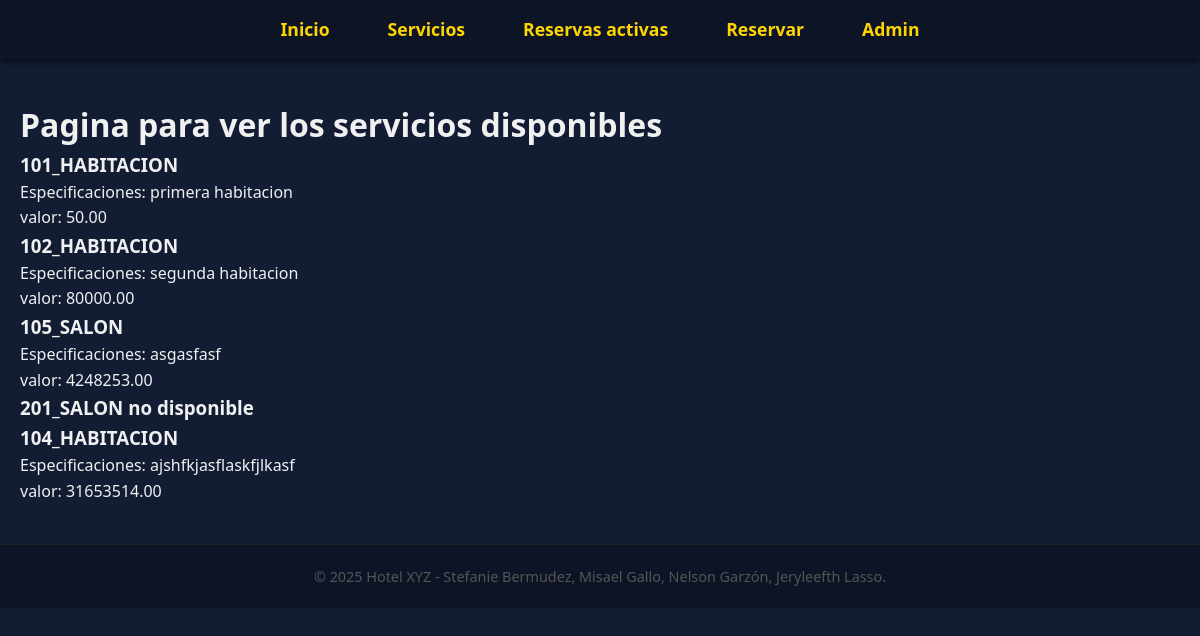
Page /servicios_disponibles/ on the earlier database version.
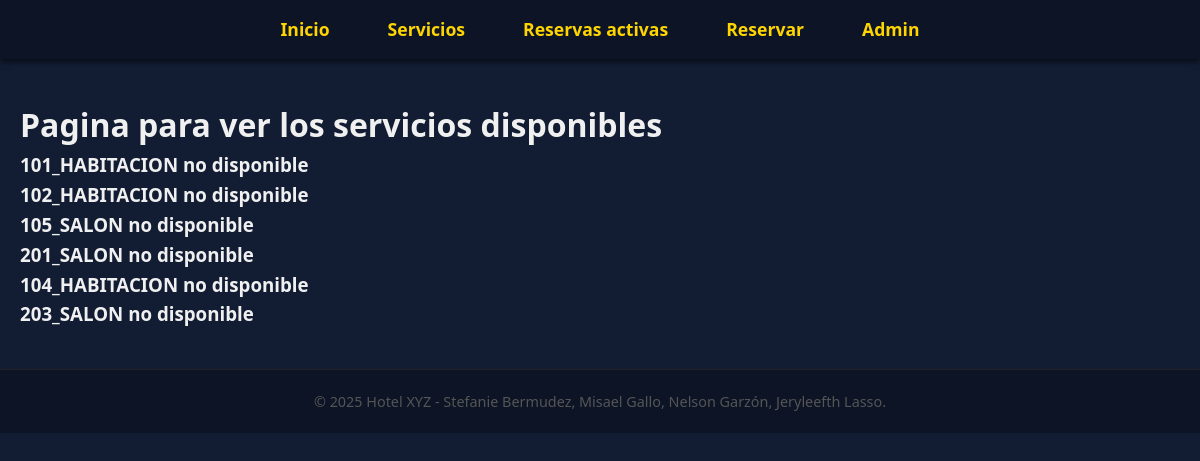
Same page on the later database version.
### myapp/models.py (models this page shows)
class Servicio(models.Model):
    tipo = models.IntegerField(choices=TiposServicios.choices,default=TiposServicios.HABITACION)
    valor = models.DecimalField(max_digits=10, decimal_places=2)
    personas = models.IntegerField(validators=[MinValueValidator(1)])
    especificacion = models.TextField(max_length=200)
    numero = models.IntegerField(unique=True)
    disponible = models.BooleanField(default= True)
    def __str__(self):
        return str(self.numero )+ "_" +str(TiposServicios(self.tipo).label)

### myapp/views.py (the view)
# urls.py: path('servicios_disponibles/', views.servicios_disponibles,name='servicios_disponibles'),
def servicios_disponibles(request):
    servicios = Servicio.objects.all()
    return render(request,'servicios_disponibles.html',{
        'servicios': servicios,
    })

### myapp/templates/servicios_disponibles.html
{% extends 'layouts/plantilla.html' %}
{% block content %}
<h1>
    Pagina para ver los servicios disponibles
</h1>
{% for ser in servicios %}
    {% if ser.disponible == True %}
<div>
    <h3>
        {{ser}}
    </h3>
    <p>
        Especificaciones: {{ser.especificacion}}<br>
        valor: {{ser.valor}}
    </p>
</div>
    {% else %}
<h3>
    {{ser}} no disponible
</h3>
    {% endif %}
{% endfor %}
{% endblock %}

### myapp/templates/layouts/plantilla.html (shortened to what this page needs)
{% load static %}
<!DOCTYPE html>
<html lang="es">
<head>
    <link rel="stylesheet" href="{% static 'styles/main.css' %}" />
</head>
<body>
    <header>
        <nav class="navbar">
            <ul class="nav-list">
                <li><a href="/" aria-label="Inicio">Inicio</a></li>
                <li><a href="/servicios_disponibles" aria-label="Servicios">Servicios</a></li>
                <li><a href="/listas_reservas" aria-label="Reservas activas">Reservas activas</a></li>
                <li><a href="/reservar" aria-label="Reservar">Reservar</a></li>
                <li><a href="/admin" aria-label="Panel de administración">Admin</a></li>
            </ul>
        </nav>
    </header>
    <main class="main-content">
        {% block content %}
        {% endblock %}
    </main>
    <footer class="footer">
        <p>© 2025 Hotel XYZ - Stefanie Bermudez, Misael Gallo, Nelson Garzón, Jeryleefth Lasso.</p>
    </footer>
</body>
</html>

### myapp/static/styles/main.css (style rules this page uses)
* { box-sizing: border-box; margin: 0; padding: 0; font-family: 'Segoe UI', Tahoma, Geneva, Verdana, sans-serif; }
body { background-color: #121d34; color: #f0f0f0; line-height: 1.6; }
a { text-decoration: none; color: inherit; }
.navbar { background-color: #0d1426; padding: 15px 30px; box-shadow: 0 3px 6px rgba(0,0,0,0.6); }
.nav-list { display: flex; justify-content: center; gap: 30px; list-style: none; }
.nav-list li a { font-weight: 700; font-size: 1.1rem; color: #ffd500; padding: 8px 14px; border-radius: 6px; transition: background-color 0.3s ease, color 0.3s ease; }
.main-content { max-width: 1200px; margin: 40px auto; padding: 0 20px; }
.footer { background-color: #0d1426; color: #555; text-align: center; padding: 20px 10px; font-size: 0.9rem; border-top: 1px solid #222; user-select: none; }

Differences in the rows shown:
changed Servicio "101_HABITACION": especificacion "primera habitacion" → (not shown); valor "50.00" → (not shown); disponible "Especificaciones: valor:" → "no disponible"
changed Servicio "102_HABITACION": especificacion "segunda habitacion" → (not shown); valor "80000.00" → (not shown); disponible "Especificaciones: valor:" → "no disponible"
changed Servicio "105_SALON": especificacion "asgasfasf" → (not shown); valor "4248253.00" → (not shown); disponible "Especificaciones: valor:" → "no disponible"
changed Servicio "104_HABITACION": especificacion "ajshfkjasflaskfjlkasf" → (not shown); valor "31653514.00" → (not shown); disponible "Especificaciones: valor:" → "no disponible"
added Servicio: numero+tipo "203_SALON"
